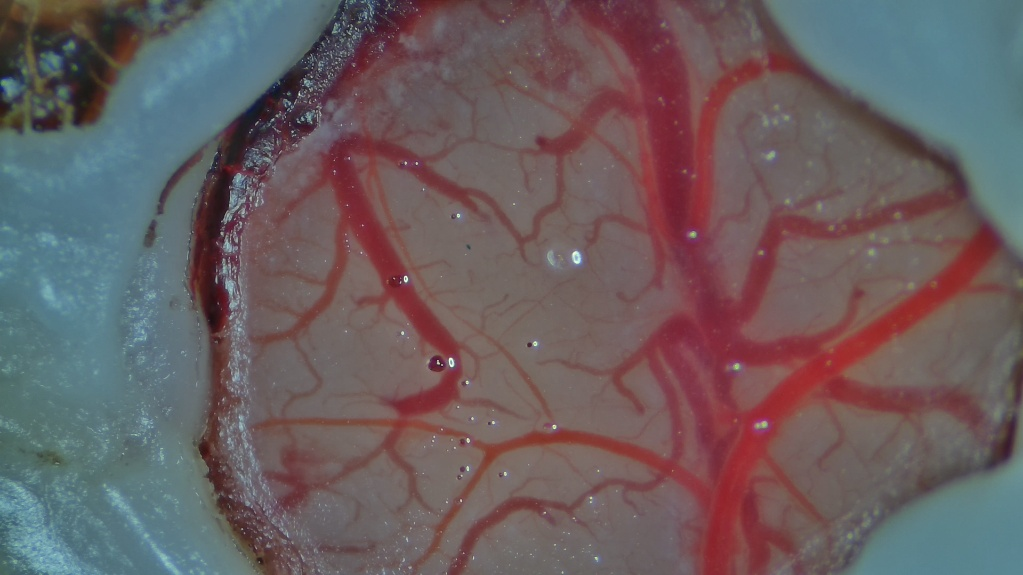
#> input picture video2/ex1.jpg, 1023 x 575 px
$ python green_small_auto.py
#> lines starting #> are read from the running program, lines starting #| are printed output that depends on the picture; after the words box and inside, x2 and y2 are one past the last pixel; in counts of white or black regions, pixels touching at a corner belong together
import cv2
import numpy as np
import matplotlib.pyplot as plt
from skimage.filters import frangi
from skimage.morphology import skeletonize

class FullyAdaptiveVesselAnalyzer:

    def estimate_vessel_scale(self, gray):
        """
        Frangi 필터를 이용해 혈관 반경 분포를 추정
        """
        sigmas = np.arange(1, 16, 2)
        vesselness = frangi(gray, sigmas=sigmas, black_ridges=True)

        # 가장 강한 혈관 반응 픽셀들만 사용
        mask = vesselness > np.percentile(vesselness, 85)
        if np.count_nonzero(mask) < 100:
            return 5  # fallback

        # 반응이 가장 강한 sigma → 혈관 반경
        radius_map = np.argmax(
            np.stack([frangi(gray, sigmas=[s], black_ridges=True) for s in sigmas]),
            axis=0
        )

        median_radius = np.median(radius_map[mask])
        return max(2, int(median_radius))

    def get_auto_roi(self, raw, vessel_radius):
        lab = cv2.cvtColor(raw, cv2.COLOR_BGR2Lab)
        a = lab[:,:,1]

        blur_size = int(6 * vessel_radius) | 1
        blur = cv2.GaussianBlur(a, (blur_size, blur_size), 0)

        _, mask = cv2.threshold(blur, 0, 255, cv2.THRESH_BINARY + cv2.THRESH_OTSU)

        k = int(4 * vessel_radius)
        kernel = np.ones((k, k), np.uint8)
        mask = cv2.morphologyEx(mask, cv2.MORPH_CLOSE, kernel)

        cnts,_ = cv2.findContours(mask, cv2.RETR_EXTERNAL, cv2.CHAIN_APPROX_SIMPLE)
        if not cnts:
            return None

        hull = cv2.convexHull(max(cnts, key=cv2.contourArea))
        roi = np.zeros(raw.shape[:2], np.uint8)
        cv2.drawContours(roi, [hull], -1, 255, -1)

        return roi

    def get_adaptive_vessels(self, raw, roi, vessel_radius):
        gray = cv2.cvtColor(raw, cv2.COLOR_BGR2GRAY)
        masked = cv2.bitwise_and(gray, gray, mask=roi)

        clahe = cv2.createCLAHE(clipLimit=2.0, tileGridSize=(vessel_radius*2, vessel_radius*2))
        enhanced = clahe.apply(masked)

        # 혈관 대비 자동 추정
        fr = frangi(enhanced, sigmas=range(1, vessel_radius*3, 2), black_ridges=True)
        vessel_pixels = enhanced[fr > np.percentile(fr, 85)]

        μ, σ = vessel_pixels.mean(), vessel_pixels.std()
        thresh = μ - 0.4 * σ

        binary = (enhanced < thresh).astype(np.uint8) * 255

        k = int(1.5 * vessel_radius)
        kernel = np.ones((k, k), np.uint8)
        it = max(1, vessel_radius // 2)

        filled = cv2.morphologyEx(binary, cv2.MORPH_CLOSE, kernel, iterations=it)
        return cv2.bitwise_and(filled, filled, mask=roi)

    def analyze(self, img_path):
#> called with img_path = 'ex1.jpg'
        raw = cv2.imread(img_path)
#> raw is the input picture: shape (575, 1023, 3); mean B, G, R 96.2, 93.7, 105.9
        if raw is None:
            print("이미지 로드 실패")
            return

        gray = cv2.cvtColor(raw, cv2.COLOR_BGR2GRAY)

        vessel_radius = self.estimate_vessel_scale(gray)
#> in estimate_vessel_scale, `mask = vesselness > np.percentile(vesselness, 85)`:
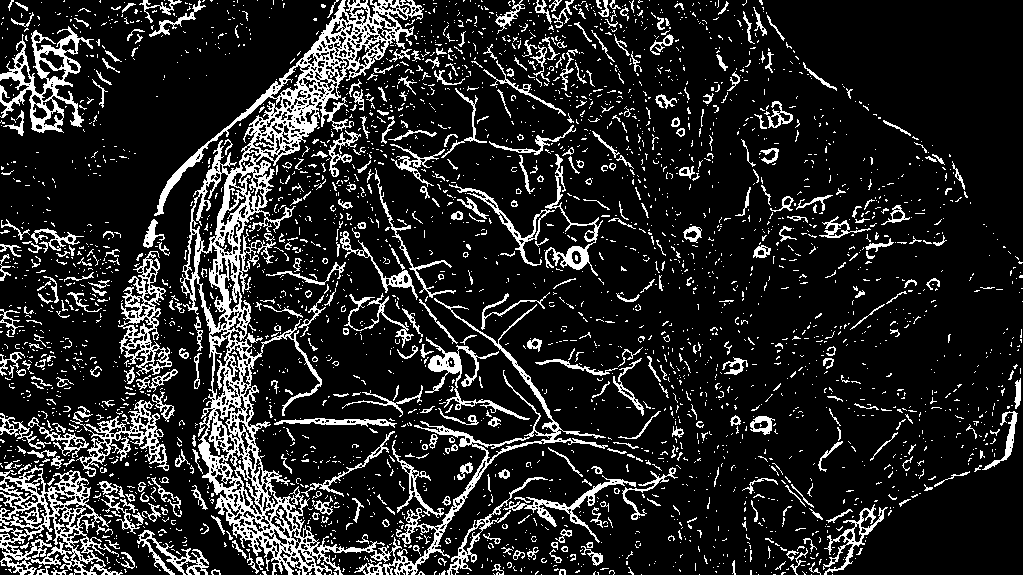
#> mask: shape (575, 1023) bool; 15% white in thin lines or dots
#> in estimate_vessel_scale, `radius_map = np.argmax( np.stack([frangi(gray, sigmas=[s], black_ridge..`:
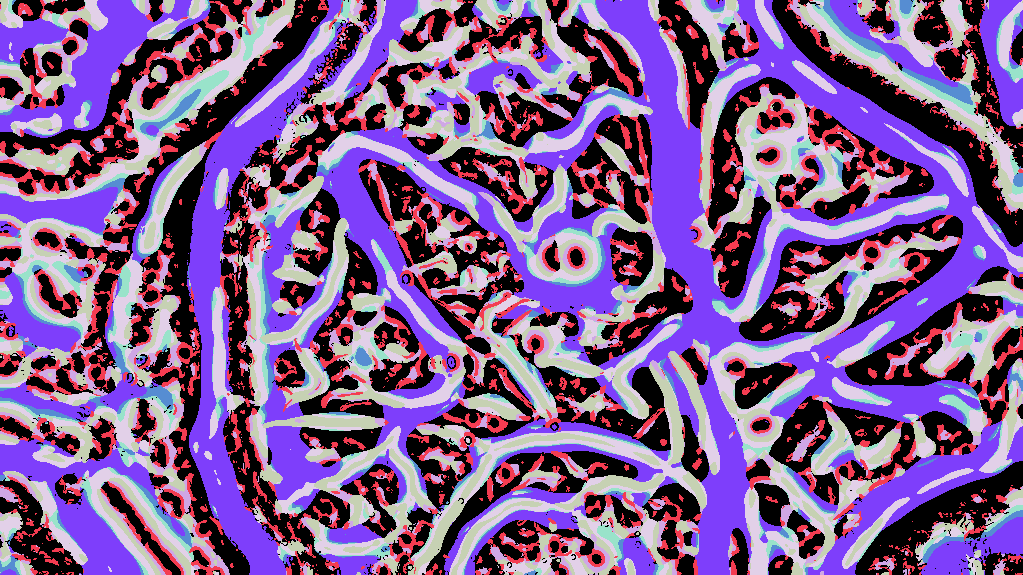
#> radius_map: shape (575, 1023) int64; 8 distinct labels, from 0 to 7; one colour per label, 0 black
#> in estimate_vessel_scale, `median_radius = np.median(radius_map[mask])`: median_radius = 3
#> vessel_radius = 3
        print(f"자동 추정 혈관 반경: {vessel_radius}px")
#| 자동 추정 혈관 반경: 3px

        roi = self.get_auto_roi(raw, vessel_radius)
#> in get_auto_roi, `a = lab[:,:,1]`:
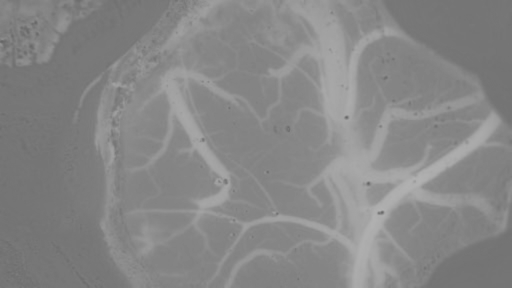
#> a: shape (575, 1023) (shown at 1/2 size); min 99, max 179, mean 134.4
#> in get_auto_roi, `blur_size = int(6 * vessel_radius) | 1`: blur_size = 19
#> in get_auto_roi, `k = int(4 * vessel_radius)`: k = 12
#> in get_auto_roi, `cnts,_ = cv2.findContours(mask, cv2.RETR_EXTERNAL, cv2.CHAIN_APPROX_SI..`: cnts = 14 contours, 5 with area under 20; largest, box (x1, y1, x2, y2) and area: (220, 0, 1004, 575) 213972, (191, 193, 240, 490) 4353, (269, 447, 327, 512) 1963, (450, 498, 575, 575) 1836, (269, 100, 313, 157) 709
#> in get_auto_roi, `hull = cv2.convexHull(max(cnts, key=cv2.contourArea))`: hull = contour of 23 points, box (x1, y1, x2, y2) (220, 0, 1004, 575), area 356464
        vessel = self.get_adaptive_vessels(raw, roi, vessel_radius)
#> in get_adaptive_vessels, `enhanced = clahe.apply(masked)`:
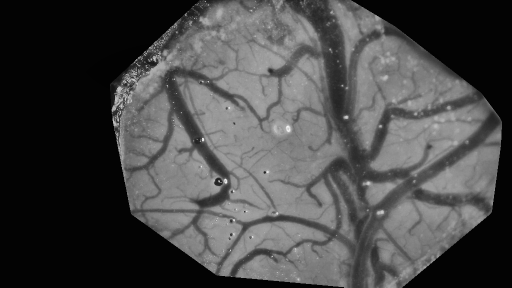
#> enhanced: shape (575, 1023) (shown at 1/2 size); min 2, max 251, mean 71.8
#> in get_adaptive_vessels, `μ, σ = vessel_pixels.mean(), vessel_pixels.std()`: μ = 89.16; σ = 38.21
#> in get_adaptive_vessels, `thresh = μ - 0.4 * σ`: thresh = 73.88
#> in get_adaptive_vessels, `binary = (enhanced < thresh).astype(np.uint8) * 255`:
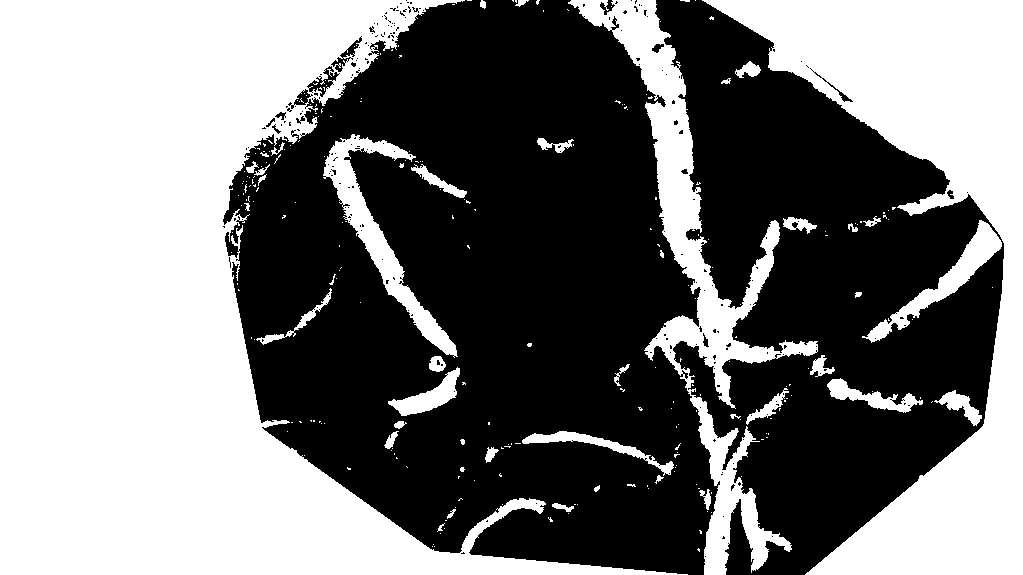
#> binary: shape (575, 1023); 47.9% white; 257 white regions (214 under 20 px), largest, box (x1, y1, x2, y2) and area: (0, 0, 688, 575) 176775, (702, 0, 1023, 575) 63768, (568, 0, 818, 575) 23513
#> in get_adaptive_vessels, `k = int(1.5 * vessel_radius)`: k = 4
#> in get_adaptive_vessels, `it = max(1, vessel_radius // 2)`: it = 1

        skeleton = skeletonize(vessel > 0).astype(np.uint8) * 255
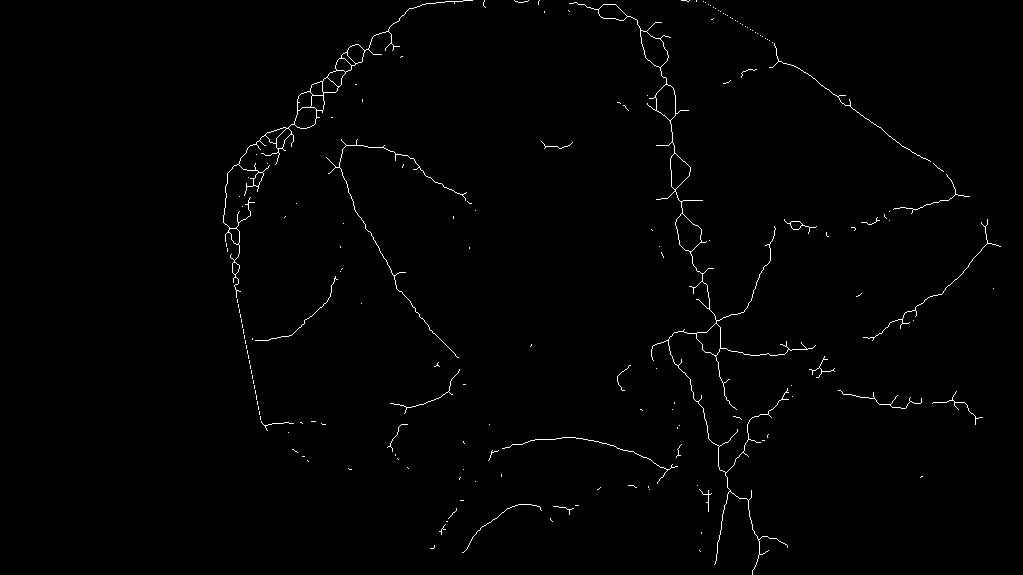
#> skeleton: shape (575, 1023); 0.89% white in thin lines or dots, all inside (x1, y1, x2, y2) = (223, 0, 1001, 575)

        plt.figure(figsize=(12,6))
        plt.subplot(1,2,1)
        plt.imshow(vessel, cmap='gray')
        plt.title("Fully Adaptive Vessel Map")
        plt.axis('off')

        plt.subplot(1,2,2)
        plt.imshow(skeleton, cmap='gray')
        plt.title("Topology-Preserving Skeleton")
        plt.axis('off')
        plt.show()


if __name__ == "__main__":
    analyzer = FullyAdaptiveVesselAnalyzer()
    analyzer.analyze("ex1.jpg")

$ run again, with video2/ex2.jpg copied over video2/ex1.jpg
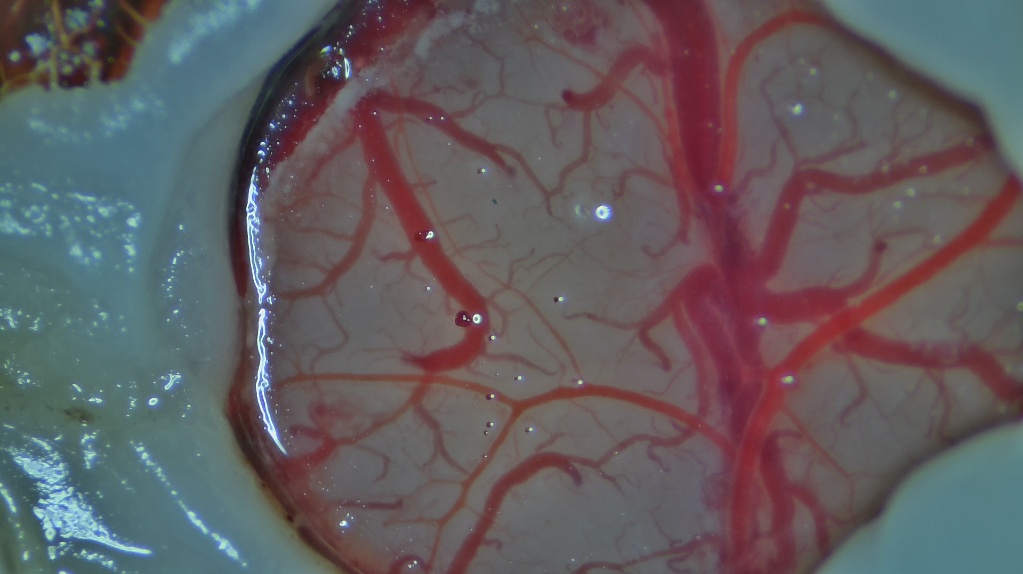
#> input picture video2/ex2.jpg, 1023 x 574 px
#> in analyze, raw is the input picture: shape (574, 1023, 3); mean B, G, R 95.5, 92.2, 97.9
#> radius_map: shape (574, 1023) int64; 8 distinct labels, from 0 to 7
#> median_radius = 2
#| 자동 추정 혈관 반경: 2px
#> lab: shape (574, 1023, 3); mean of channels 0, 1, 2 102.4, 131.9, 127.9
#> blur_size = 13
#> in get_auto_roi, `k = int(4 * vessel_radius)`: k = 8
#> cnts = 26 contours, 9 with area under 20; largest, box (x1, y1, x2, y2) and area: (284, 0, 1023, 574) 108133, (262, 402, 436, 574) 7206, (332, 0, 448, 77) 4106, (446, 452, 600, 574) 2924, (268, 75, 346, 171) 2714
#> hull = contour of 23 points, box (x1, y1, x2, y2) (284, 0, 1023, 574), area 337598
#> roi: shape (574, 1023); 57.7% white; 3 black regions, box (x1, y1, x2, y2) and area: (0, 0, 715, 574) 213723, (799, 0, 1023, 178) 17928, (797, 421, 1023, 574) 16991
#> μ = 87.43; σ = 38.45
#> thresh = 72.05
#> in get_adaptive_vessels, `binary = (enhanced < thresh).astype(np.uint8) * 255`:
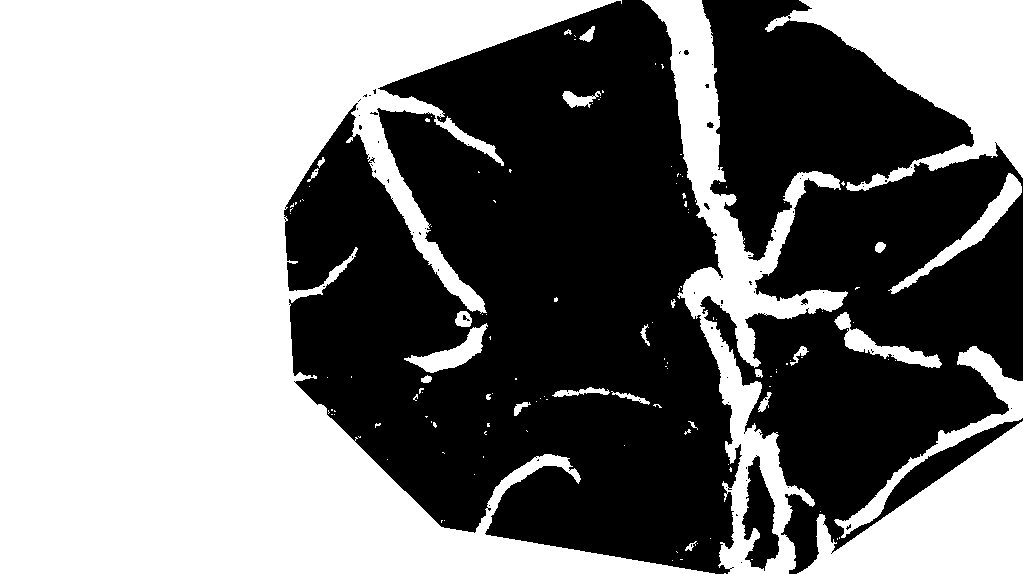
#> binary: shape (574, 1023); 50.9% white; 73 black regions (65 under 20 px), largest, box (x1, y1, x2, y2) and area: (284, 0, 742, 574) 177516, (700, 0, 1023, 574) 107832, (742, 455, 779, 571) 2373
#> in get_adaptive_vessels, `k = int(1.5 * vessel_radius)`: k = 3
#> it = 1
#> filled: shape (574, 1023); 51.2% white; 14 black regions (7 under 20 px), largest, box (x1, y1, x2, y2) and area: (284, 0, 741, 574) 176951, (702, 146, 1023, 574) 72479, (702, 0, 974, 260) 34902
#> in analyze, `skeleton = skeletonize(vessel > 0).astype(np.uint8) * 255`:
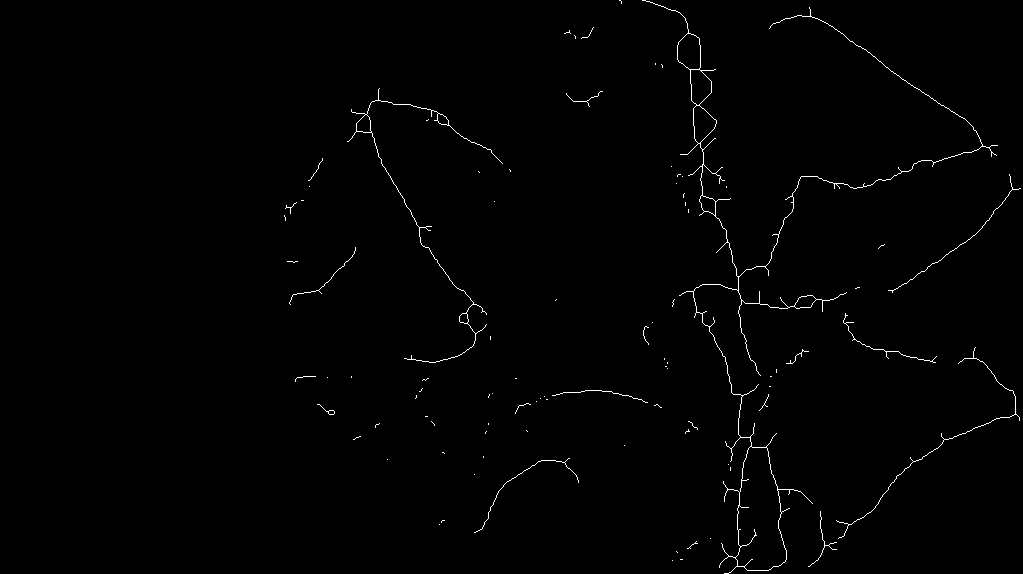
#> skeleton: shape (574, 1023); 0.76% white in thin lines or dots, all inside (x1, y1, x2, y2) = (284, 0, 1021, 574)
